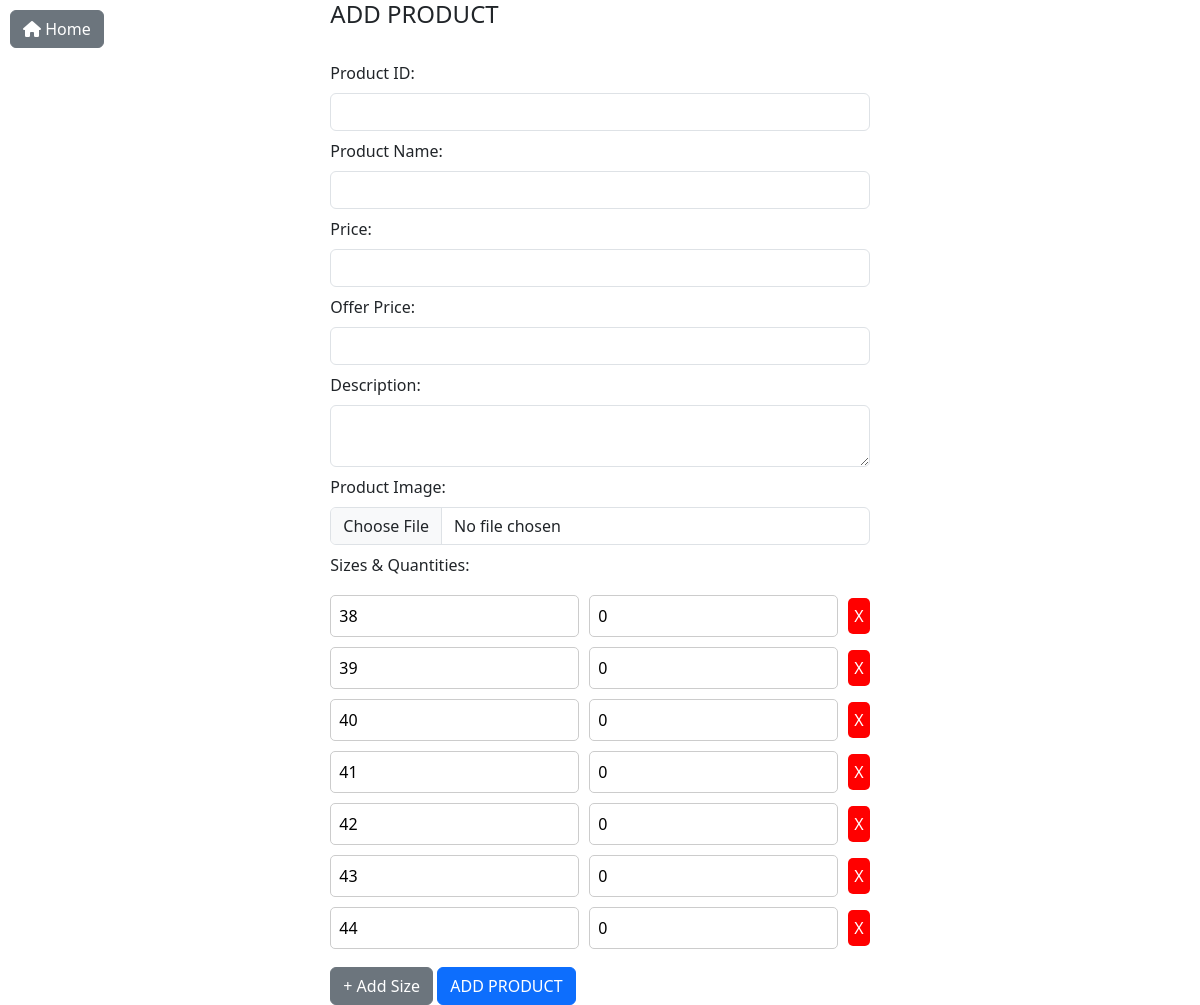
Before: /add_prod (signed in) with the older database file.
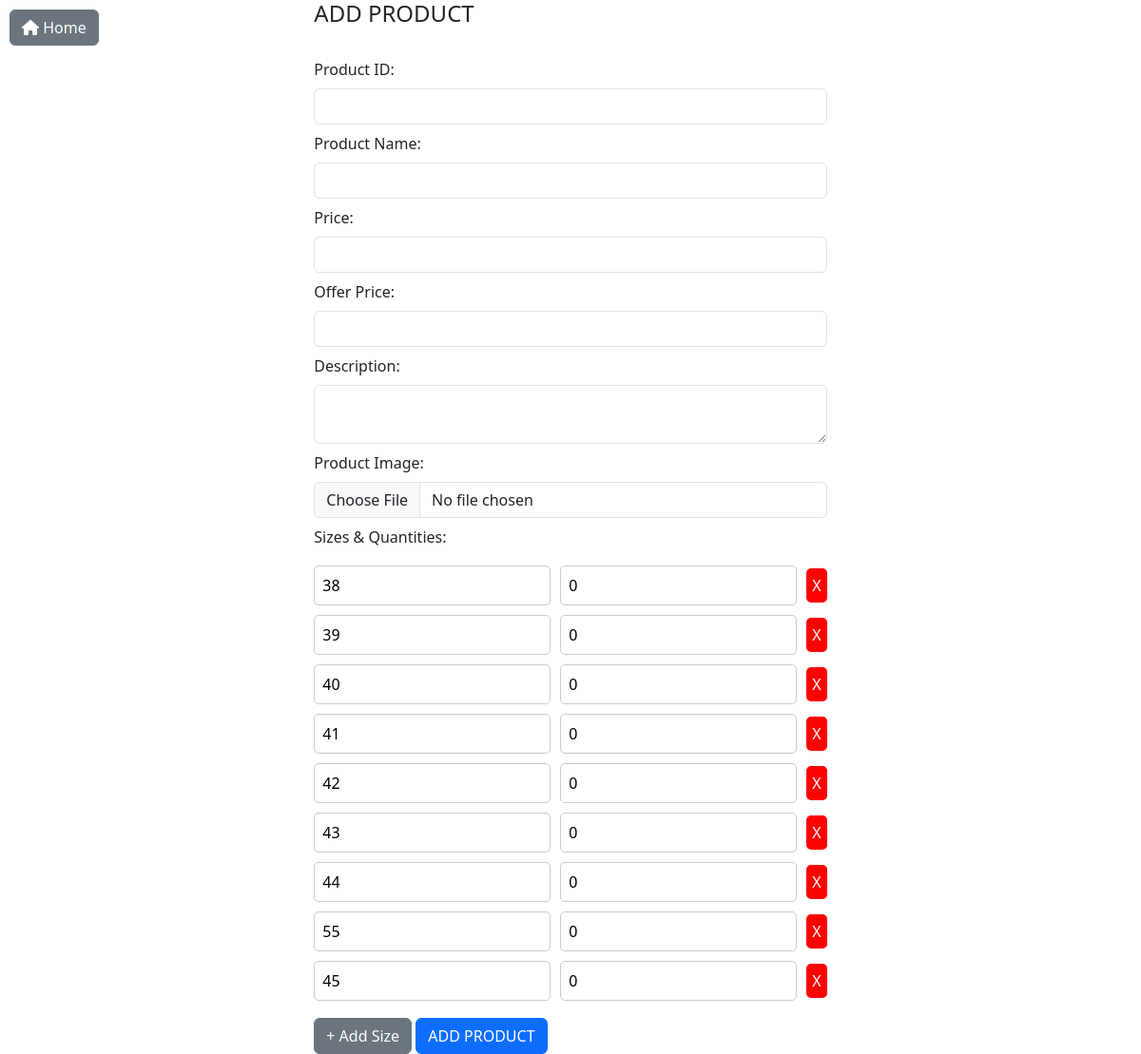
After: the same page with the newer database file.
### app/models.py (models this page shows, shortened)
class Size(models.Model):
    size = models.CharField(max_length=10)
    quantity = models.PositiveIntegerField(default=0)# E.g., '6', '7', '8.5', '9', '10'

### app/views.py (the view)
# urls.py: path('add_prod',views.add_prod),
def add_prod(req):
    if 'eazy' in req.session:
        if req.method == 'POST':
            prd_id = req.POST['prd_id']
            prd_name = req.POST['prd_name']
            prd_price = req.POST['prd_price']
            ofr_price = req.POST['ofr_price']
            dis = req.POST['dis']
            img = req.FILES['img']
            sizes = req.POST.getlist('sizes')  # List of selected sizes
            quantities = req.POST.getlist('quantities')  # List of corresponding quantities
            total_quantity = sum(map(int, quantities))  # Sum of all size-based stock
            product = Product.objects.create(
                pro_id=prd_id,
                name=prd_name,
                price=prd_price,
                offer_price=ofr_price,
                img=img,
                dis=dis,
                quantity=total_quantity
            )
            for size, qty in zip(sizes, quantities):
                size_obj, _ = Size.objects.get_or_create(size=size)
                ProductSize.objects.create(product=product, size=size_obj, quantity=int(qty))  # Store quantity per size
            return redirect(add_prod)
        else:
            all_sizes = Size.objects.all()
            size_quantity_list = [(size, 0) for size in all_sizes]
            return render(req, 'shop/add_prod.html', {
                'size_quantity_list': size_quantity_list
            })
    else:
        return redirect(eazy_login)

### templates/shop/add_prod.html (shortened to what this page needs)
<!DOCTYPE html>
<html lang="en">
<head>
    <link href="https://cdn.jsdelivr.net/npm/bootstrap@5.3.3/dist/css/bootstrap.min.css" rel="stylesheet">
    <link href="https://cdnjs.cloudflare.com/ajax/libs/font-awesome/6.0.0-beta3/css/all.min.css" rel="stylesheet">
</head>
<body class="bodybg">
    <div class="home-button">
        <a href="{% url 'home_ad' %}" class="btn btn-secondary">
            <i class="fas fa-home"></i> Home
        </a>
    </div>
    <div class="form-container">
        <div>
            <h4>ADD PRODUCT</h4><br>
            <form action="" method="post" enctype="multipart/form-data">
                <div class="mb-2">
                    <label for="prd_id" class="form-label">Product ID:</label>
                    <input type="text" class="form-control" name="prd_id" required>
                </div>
                <div class="mb-2">
                    <label for="prd_name" class="form-label">Product Name:</label>
                    <input type="text" class="form-control" name="prd_name" required>
                </div>
                <div class="mb-2">
                    <label for="prd_price" class="form-label">Price:</label>
                    <input type="number" class="form-control" name="prd_price" required>
                </div>
                <div class="mb-2">
                    <label for="ofr_price" class="form-label">Offer Price:</label>
                    <input type="number" class="form-control" name="ofr_price" required>
                </div>
                <div class="mb-2">
                    <label for="dis" class="form-label">Description:</label>
                    <textarea class="form-control" name="dis" required></textarea>
                </div>
                <div class="mb-2">
                    <label for="img" class="form-label">Product Image:</label>
                    <input type="file" class="form-control" name="img" required>
                </div>
                <div class="mb-2">
                    <label for="sizes" class="form-label">Sizes & Quantities:</label>
                    <div id="size-quantity-container" class="size-quantity-container">
                        {% for size, quantity in size_quantity_list %}
                        <div class="size-quantity-row">
                            <input type="text" name="sizes" value="{{ size.size }}" placeholder="Enter Size" required>
                            <input type="number" name="quantities" placeholder="Quantity" value="{{ quantity }}" required>
                            <button type="button" class="remove-btn" onclick="removeSizeRow(this)">X</button>
                        </div>
                        {% endfor %}
                    </div>
                </div>
                <button type="button" class="btn btn-secondary" onclick="addSizeField()">+ Add Size</button>
                <button type="submit" class="btn btn-primary">ADD PRODUCT</button>
            </form>
        </div>
    </div>
</body>
</html>

Changed rows visible on the page:
added Size: sizes "55", quantities "0"
added Size: sizes "45", quantities "0"
